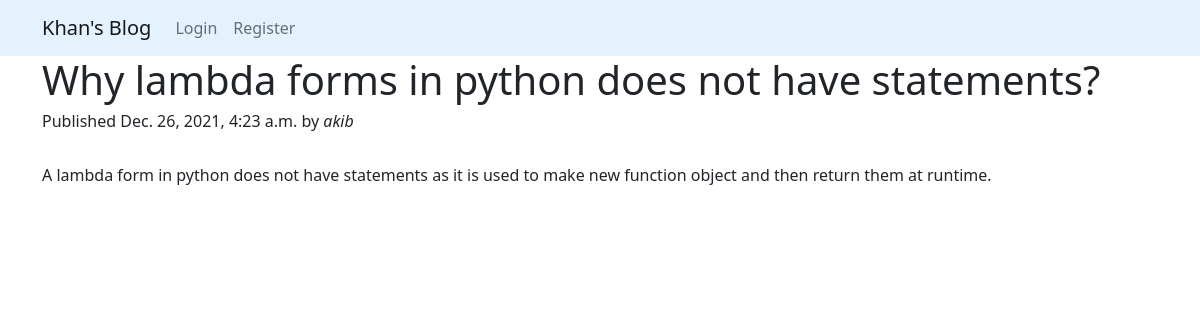
Screenshot of /articles/p14/ with the database file from the repository.
### articles/models.py (models this page shows, shortened)
class Article(models.Model):
    title = models.CharField(max_length=200)
    description = models.TextField()
    slug = models.SlugField(max_length=100, unique=True)
    published = models.DateTimeField(auto_now_add=True)
    author = models.ForeignKey(User, on_delete=models.CASCADE)

### articles/views.py (the view)
# urls.py: path('articles/<slug:slug>/', article_details, name='article_details'),
def article_details(request, slug):
    article = get_object_or_404(Article, slug = slug)
    return render(request, 'details.html', {'article':article})

### articles/templates/details.html (shortened to what this page needs)
{%  extends 'base.html' %}
{% block body %}
<div class="container">
    <h1>{{article.title}}</h1>
    <h6> Published {{article.published}} by <i> {{article.author}} </i> </h6>
    <br>
    <p>{{article.description}}</p>
</div>
{% endblock %}

### rows the page displays
Article: title "Why lambda forms in python does not have statements?", published "Dec. 26, 2021, 4:23 a.m.", author "akib", description "A lambda form in python does not have statements as it is used to make new function object and then return them at runtime."
